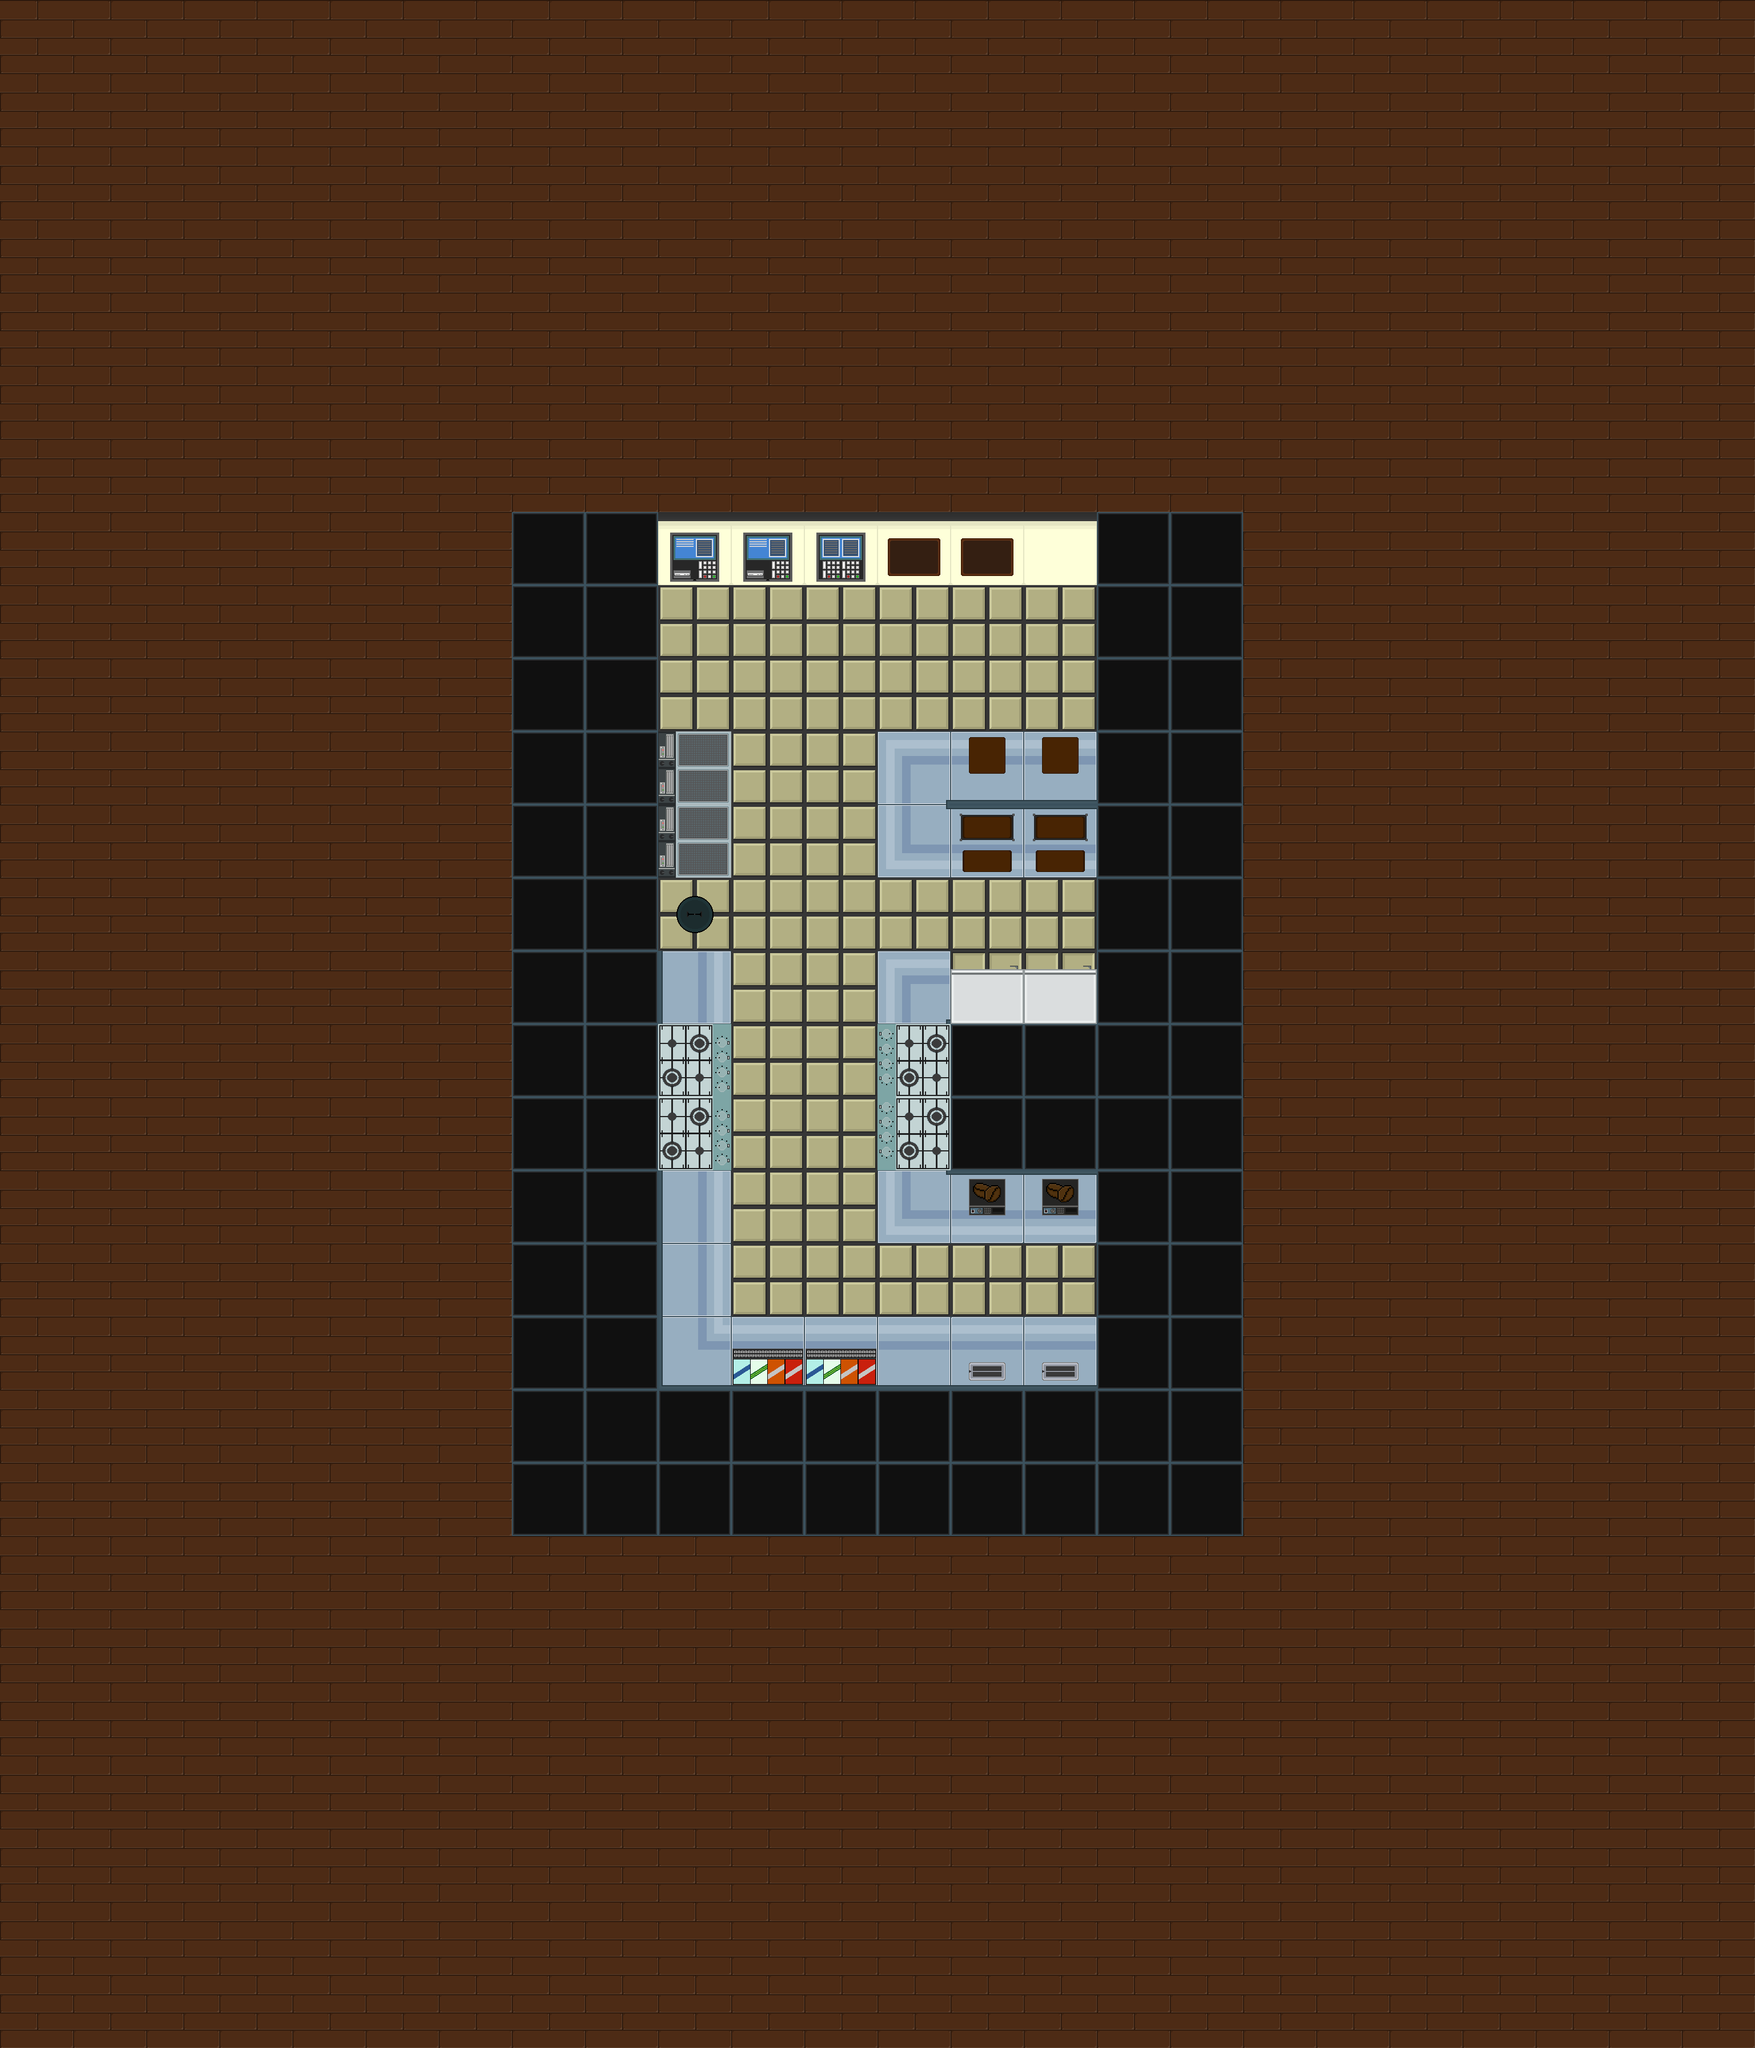

Tiled map render using the project's own tile images. Description and the whole map definition, tile-layer contents included, below:
An orthogonal 24x28 tile map with 128x128 px tiles, 1 tile layer (Capa de patrones 1) and 38 objects (22x Interactuable, 14x Colisionable, 2x Jugador).

<map version="1.10" tiledversion="1.11.2" orientation="orthogonal" renderorder="right-down" width="24" height="28" tilewidth="128" tileheight="128" infinite="0" nextlayerid="6" nextobjectid="54">
 <tileset firstgid="1" source="Nivel_1.tsx" />
 <layer id="1" name="Capa de patrones 1" class="Colisionable" width="24" height="28">
  <data encoding="csv">
27,27,27,27,27,27,27,27,27,27,27,27,27,27,27,27,27,27,27,27,27,27,27,27,
27,27,27,27,27,27,27,27,27,27,27,27,27,27,27,27,27,27,27,27,27,27,27,27,
27,27,27,27,27,27,27,27,27,27,27,27,27,27,27,27,27,27,27,27,27,27,27,27,
27,27,27,27,27,27,27,27,27,27,27,27,27,27,27,27,27,27,27,27,27,27,27,27,
27,27,27,27,27,27,27,27,27,27,27,27,27,27,27,27,27,27,27,27,27,27,27,27,
27,27,27,27,27,27,27,27,27,27,27,27,27,27,27,27,27,27,27,27,27,27,27,27,
27,27,27,27,27,27,27,27,27,27,27,27,27,27,27,27,27,27,27,27,27,27,27,27,
27,27,27,27,27,27,27,12,12,9,9,28,10,10,25,12,12,27,27,27,27,27,27,27,
27,27,27,27,27,27,27,12,12,26,26,26,26,26,26,12,12,27,27,27,27,27,27,27,
27,27,27,27,27,27,27,12,12,26,26,26,26,26,26,12,12,27,27,27,27,27,27,27,
27,27,27,27,27,27,27,12,12,3221225474,26,26,24,4,4,12,12,27,27,27,27,27,27,27,
27,27,27,27,27,27,27,12,12,3221225474,26,26,20,2684354563,2684354563,12,12,27,27,27,27,27,27,27,
27,27,27,27,27,27,27,12,12,29,26,26,26,26,26,12,12,27,27,27,27,27,27,27,
27,27,27,27,27,27,27,12,12,17,26,26,24,3221225477,3221225477,12,12,27,27,27,27,27,27,27,
27,27,27,27,27,27,27,12,12,3221225479,26,26,7,12,12,12,12,27,27,27,27,27,27,27,
27,27,27,27,27,27,27,12,12,3221225479,26,26,7,12,12,12,12,27,27,27,27,27,27,27,
27,27,27,27,27,27,27,12,12,17,26,26,20,3221225473,3221225473,12,12,27,27,27,27,27,27,27,
27,27,27,27,27,27,27,12,12,17,26,26,26,26,26,12,12,27,27,27,27,27,27,27,
27,27,27,27,27,27,27,12,12,14,3221225502,3221225502,22,8,8,12,12,27,27,27,27,27,27,27,
27,27,27,27,27,27,27,12,12,12,12,12,12,12,12,12,12,27,27,27,27,27,27,27,
27,27,27,27,27,27,27,12,12,12,12,12,12,12,12,12,12,27,27,27,27,27,27,27,
27,27,27,27,27,27,27,27,27,27,27,27,27,27,27,27,27,27,27,27,27,27,27,27,
27,27,27,27,27,27,27,27,27,27,27,27,27,27,27,27,27,27,27,27,27,27,27,27,
27,27,27,27,27,27,27,27,27,27,27,27,27,27,27,27,27,27,27,27,27,27,27,27,
27,27,27,27,27,27,27,27,27,27,27,27,27,27,27,27,27,27,27,27,27,27,27,27,
27,27,27,27,27,27,27,27,27,27,27,27,27,27,27,27,27,27,27,27,27,27,27,27,
27,27,27,27,27,27,27,27,27,27,27,27,27,27,27,27,27,27,27,27,27,27,27,27,
27,27,27,27,27,27,27,27,27,27,27,27,27,27,27,27,27,27,27,27,27,27,27,27
</data>
 </layer>
 <objectgroup id="5" name="Jugadores">
  <object id="45" name="Jugador_1" type="Jugador" x="1408" y="1792" width="128" height="128" />
  <object id="46" name="Jugador_2" type="Jugador" x="1408" y="1664" width="128" height="128" />
 </objectgroup>
 <objectgroup id="2" name="Colisionables">
  <object id="1" type="Colisionable" x="896" y="896" width="256" height="1536" />
  <object id="3" type="Colisionable" x="1920" y="896" width="256" height="1536" />
  <object id="4" type="Colisionable" x="1664" y="1792" width="256" height="256" />
  <object id="5" type="Colisionable" x="896" y="2432" width="1280" height="256" />
  <object id="8" type="Colisionable" x="1536" y="1280" width="128" height="256" />
  <object id="9" type="Colisionable" x="1536" y="1664" width="128" height="128" />
  <object id="11" type="Colisionable" x="1152" y="2048" width="128" height="256" />
  <object id="12" type="Colisionable" x="1152" y="2304" width="512" height="128" />
  <object id="47" type="Colisionable" x="1792" y="896" width="128" height="128" />
  <object id="48" type="Colisionable" x="1152" y="896" width="768" height="128" />
  <object id="49" type="Colisionable" x="1152" y="1280" width="128" height="1023.98" />
  <object id="50" type="Colisionable" x="1152" y="2304" width="768" height="128" />
  <object id="51" type="Colisionable" x="1536" y="1664" width="384" height="512" />
  <object id="52" type="Colisionable" x="1536" y="1280" width="384" height="256" />
 </objectgroup>
 <objectgroup id="3" name="Interactuables">
  <object id="14" name="Freidora" type="Interactuable" x="1152" y="1280" width="128" height="128" />
  <object id="15" name="Freidora" type="Interactuable" x="1152" y="1408" width="128" height="128" />
  <object id="16" name="Horno" type="Interactuable" x="1152" y="1792" width="128" height="128" />
  <object id="17" name="Horno" type="Interactuable" x="1152" y="1920" width="128" height="128" />
  <object id="18" name="Horno" type="Interactuable" x="1536" y="1792" width="128" height="128" />
  <object id="20" name="Horno" type="Interactuable" x="1536" y="1920" width="128" height="128" />
  <object id="21" name="Cafetera" type="Interactuable" x="1664" y="2048" width="128" height="128" />
  <object id="22" name="Cafetera" type="Interactuable" x="1792" y="2048" width="128" height="128" />
  <object id="23" name="Tostadora" type="Interactuable" x="1664" y="2304" width="128" height="128" />
  <object id="25" name="Tostadora" type="Interactuable" x="1792" y="2304" width="128" height="128" />
  <object id="27" name="AreaEnsamblaje" type="Interactuable" x="1664" y="1280" width="128" height="128" />
  <object id="28" name="AreaEnsamblaje" type="Interactuable" x="1792" y="1280" width="128" height="128" />
  <object id="29" name="MaquinaEnvasadora" type="Interactuable" x="1664" y="1408" width="128" height="128" />
  <object id="30" name="MaquinaEnvasadora" type="Interactuable" x="1792" y="1408" width="128" height="128" />
  <object id="35" name="CajaRegistradora" type="Interactuable" x="1152" y="896" width="128" height="128" />
  <object id="36" name="CajaRegistradora" type="Interactuable" x="1280" y="896" width="128" height="128" />
  <object id="37" name="MesaRetiro" type="Interactuable" x="1536" y="896" width="128" height="128" />
  <object id="38" name="MesaRetiro" type="Interactuable" x="1664" y="896" width="128" height="128" />
  <object id="41" name="Fuente" type="Interactuable" x="1280" y="2304" width="128" height="128" />
  <object id="42" name="Fuente" type="Interactuable" x="1408" y="2304" width="130.667" height="129.333" />
  <object id="43" name="CajaVirtual" type="Interactuable" x="1408" y="896" width="128" height="128" />
  <object id="53" name="Basurero" type="Interactuable" x="1152" y="1536" width="128" height="128" />
 </objectgroup>
</map>